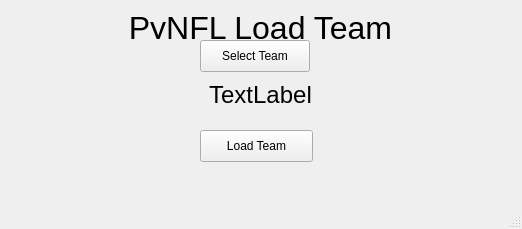
<?xml version="1.0" encoding="UTF-8"?>
<ui version="4.0">
 <class>LoadTeam</class>
 <widget class="QMainWindow" name="LoadTeam">
  <property name="geometry">
   <rect>
    <x>0</x>
    <y>0</y>
    <width>522</width>
    <height>229</height>
   </rect>
  </property>
  <property name="windowTitle">
   <string>LoadTeam</string>
  </property>
  <widget class="QWidget" name="centralwidget">
   <widget class="QPushButton" name="BtnSelectTeam">
    <property name="geometry">
     <rect>
      <x>200</x>
      <y>40</y>
      <width>110</width>
      <height>32</height>
     </rect>
    </property>
    <property name="text">
     <string>Select Team</string>
    </property>
   </widget>
   <widget class="QLabel" name="label">
    <property name="geometry">
     <rect>
      <x>0</x>
      <y>10</y>
      <width>521</width>
      <height>29</height>
     </rect>
    </property>
    <property name="text">
     <string>&lt;html&gt;&lt;head/&gt;&lt;body&gt;&lt;p align=&quot;center&quot;&gt;&lt;span style=&quot; font-size:24pt;&quot;&gt;PyNFL Load Team&lt;/span&gt;&lt;/p&gt;&lt;/body&gt;&lt;/html&gt;</string>
    </property>
   </widget>
   <widget class="QLabel" name="lable_Team">
    <property name="geometry">
     <rect>
      <x>80</x>
      <y>80</y>
      <width>361</width>
      <height>31</height>
     </rect>
    </property>
    <property name="text">
     <string>&lt;html&gt;&lt;head/&gt;&lt;body&gt;&lt;p align=&quot;center&quot;&gt;&lt;span style=&quot; font-size:18pt;&quot;&gt;TextLabel&lt;/span&gt;&lt;/p&gt;&lt;/body&gt;&lt;/html&gt;</string>
    </property>
   </widget>
   <widget class="QPushButton" name="BtnLoadTeam">
    <property name="geometry">
     <rect>
      <x>200</x>
      <y>130</y>
      <width>113</width>
      <height>32</height>
     </rect>
    </property>
    <property name="text">
     <string>Load Team</string>
    </property>
   </widget>
  </widget>
  <widget class="QStatusBar" name="statusbar"/>
 </widget>
 <resources/>
 <connections/>
</ui>
